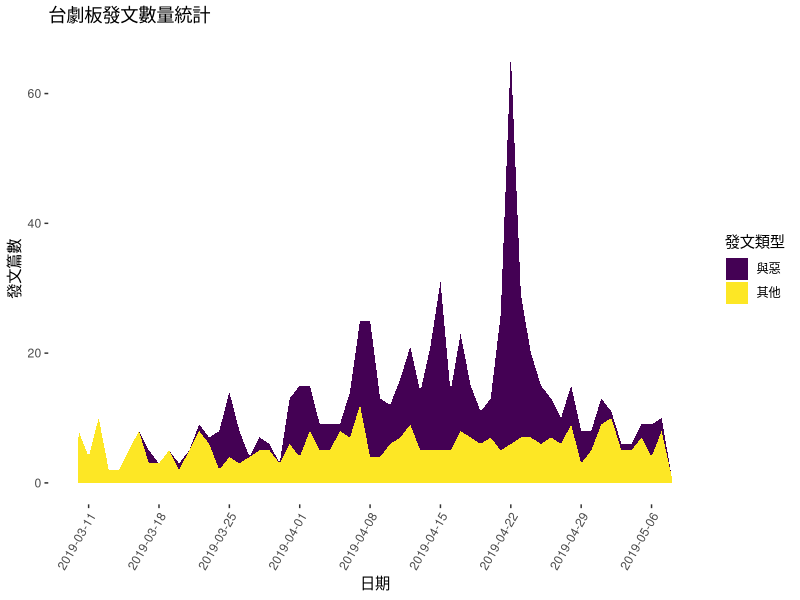
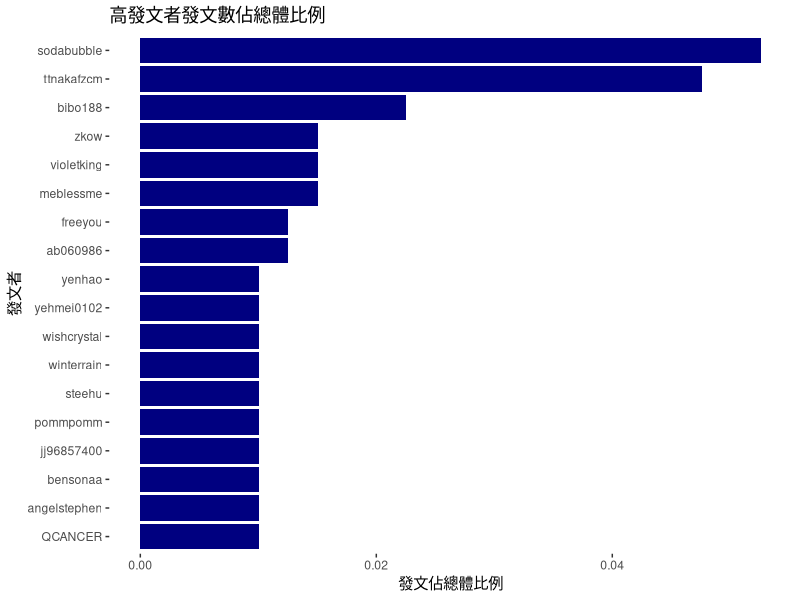
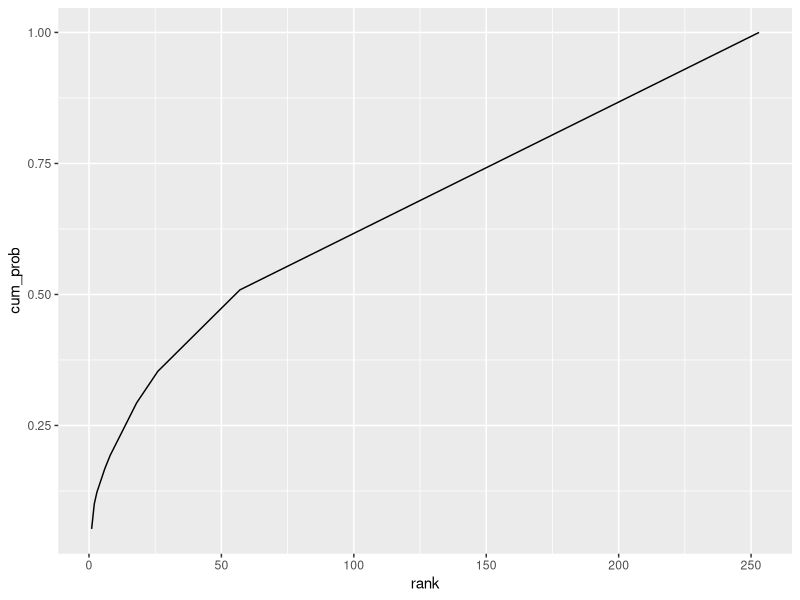
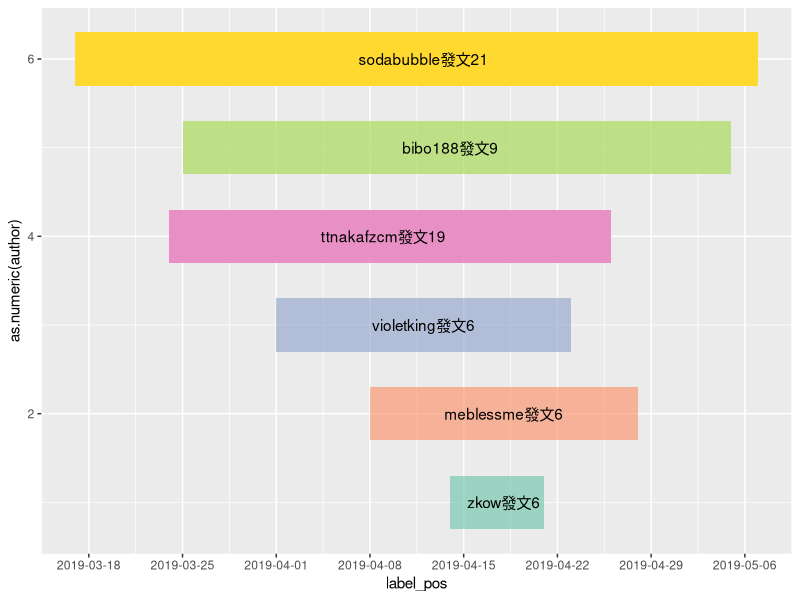
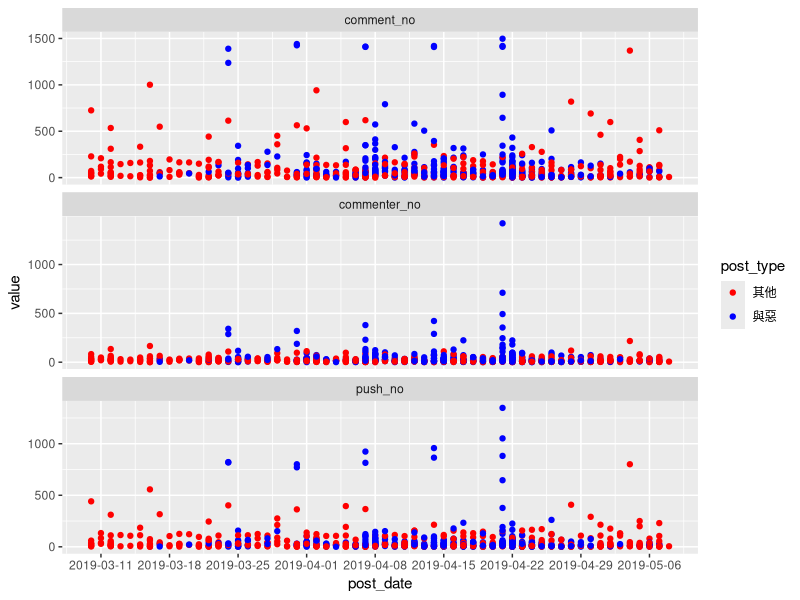

Here is the R script that generated these plots, in order:
library(tidyverse)
library(magrittr)
library(lubridate)
library(readxl)
library(ggplot2)

post_df <- read_excel("TaiwanDrama.xlsx")

post_df %<>%
  mutate(comment_no=as.integer(comment_no),
         push_no=as.integer(push_no),
         commenter_no=as.integer(commenter_no)) %>%
  mutate(post_date=as.Date(post_date)) %>%
  mutate(keywd_in_ti=grepl("與惡", title),
         keywd_in_tx=grepl("與惡", ptext))

# 相關文章數
print(paste("資料庫內總文章數", nrow(post_df)))
print(paste("標題出現「與惡」的文章數", length(which(post_df$keywd_in_ti))))
print(paste("內文出現「與惡」的文章數", length(which(post_df$keywd_in_tx))))
print(paste("標題和內文都出現「與惡」的文章數", length(which(post_df$keywd_in_ti&post_df$keywd_in_tx))))

# 統計每天的發文數
post_df %>%
  group_by(post_date) %>%
  summarise(post_c=n(), rel_post_c=sum(keywd_in_ti|keywd_in_tx)) %>%
  mutate(ir_post_c=post_c-rel_post_c) %>%
  select(-post_c) %>%
  gather(key="post_type", value="value", -post_date) %>%
  mutate(post_type=factor(post_type, levels=c("rel_post_c", "ir_post_c"), labels=c("與惡", "其他"))) %>%
  ggplot(aes(x=post_date, y=value, group=post_type, fill=post_type)) +
  geom_area() +
  scale_x_date(date_breaks="1 week") +
  scale_fill_viridis_d() +
  labs(x="日期", y="發文篇數", fill="發文類型", title="台劇板發文數量統計") +
  theme(panel.background = element_rect(fill="white"),
        axis.text.x=element_text(angle=60, hjust=1))

# 作者發文數分布
author_rank <- post_df %>%
  filter(keywd_in_ti|keywd_in_tx) %>%
  group_by(author) %>%
  summarise(count=n()) %>%
  arrange(desc(count)) %>%
  mutate(author=factor(author, levels=author)) %>%
  mutate(rank=row_number(desc(count))) %>%
  mutate(cum_count=cumsum(count)) %>%
  mutate(prob=count/sum(count), cum_prob=cum_count/sum(count))

author_rank %>%
  filter(prob>=prob[10]) %>%
  ggplot(aes(x=reorder(author, prob), y=prob)) +
  geom_col(fill="navy") +
  coord_flip() +
  labs(x="發文者", y="發文佔總體比例", title="高發文者發文數佔總體比例") +
  theme(panel.background = element_rect(fill="white"))

author_rank %>%
  ggplot(aes(x=rank, y=cum_prob)) +
  geom_line()

# 依照發布期間長短排列作者
post_df %>%
  filter(keywd_in_ti|keywd_in_tx) %>%
  group_by(author) %>%
  summarise(first_post=min(post_date),
            last_post=max(post_date),
            total_count=n()) %>%
  mutate(duration=last_post-first_post) %>%
  count(duration, sort=TRUE)

post_df %>%
  filter(keywd_in_ti|keywd_in_tx) %>%
  group_by(author) %>%
  summarise(first_post=min(post_date),
            last_post=max(post_date),
            total_count=n()) %>%
  filter(total_count>5) %>%
  mutate(duration=last_post-first_post) %>%
  arrange(duration) %>%
  mutate(author=factor(author, levels=author)) %>%
  mutate(label_pos=first_post+duration/2) %>%
  arrange(desc(duration)) %>%
  ggplot() +
  geom_rect(aes(xmin=first_post, xmax=last_post,
                ymin=as.numeric(author)-0.3, ymax=as.numeric(author)+0.3,
                fill=author, alpha=total_count)) +
  geom_text(aes(x=label_pos, y=as.numeric(author),
                label=paste0(as.character(author), "發文", total_count))) +
  scale_x_date(date_breaks="1 week") +
  scale_fill_brewer(palette="Set2") +
  scale_alpha_continuous(range=c(0.6, 1.0)) +
  theme(legend.position="none")
  
post_df %>%
  gather(key="stat_type", value="value", comment_no, push_no, commenter_no) %>%
  mutate(post_type=ifelse(keywd_in_ti|keywd_in_tx, "與惡", "其他")) %>%
  ggplot(aes(x=post_date, y=value, color=post_type)) +
  geom_point() +
  scale_x_date(date_breaks="1 week") +
  scale_color_manual(values=c("red", "blue")) +
  facet_wrap(~stat_type, nrow=3, scales="free_y")
